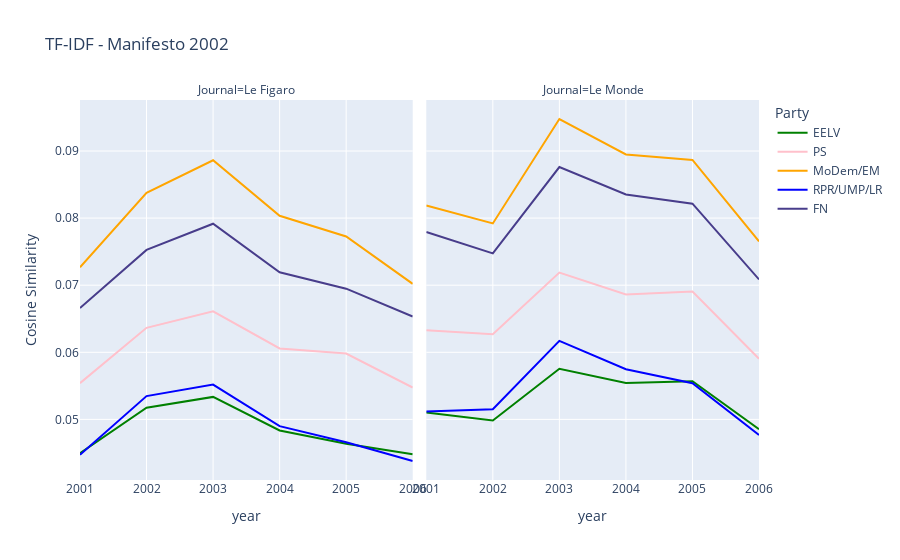

Notebook source saved alongside this figure:
### Code cell
px.line(tmp2002,
        x='annee',
        y=tmp2002.columns[3:],
        facet_col='partyname',
        labels={'partyname':'Journal','variable':'Party','value':'Cosine Similarity','annee':'year'},
        title='TF-IDF - Manifesto 2002',
        color_discrete_map=dict_color
       )

### Figure 1 — Plotly figure (JSON) as saved in the notebook; plotly's stock layout.template omitted (floating-point values rounded to 4 significant figures)
{"data": [{"hovertemplate": "Party=EELV<br>Journal=Le Figaro<br>year=%{x}<br>Cosine Similarity=%{y}<extra></extra>", "legendgroup": "EELV", "line": {"color": "green", "dash": "solid"}, "marker": {"symbol": "circle"}, "mode": "lines", "name": "EELV", "orientation": "v", "showlegend": true, "type": "scatter", "x": [2001, 2002, 2003, 2004, 2005, 2006], "xaxis": "x", "y": [0.04497, 0.05173, 0.05335, 0.04835, 0.04637, 0.0448], "yaxis": "y"}, {"hovertemplate": "Party=EELV<br>Journal=Le Monde<br>year=%{x}<br>Cosine Similarity=%{y}<extra></extra>", "legendgroup": "EELV", "line": {"color": "green", "dash": "solid"}, "marker": {"symbol": "circle"}, "mode": "lines", "name": "EELV", "orientation": "v", "showlegend": false, "type": "scatter", "x": [2001, 2002, 2003, 2004, 2005, 2006], "xaxis": "x2", "y": [0.05104, 0.04985, 0.05754, 0.05542, 0.05568, 0.04854], "yaxis": "y2"}, {"hovertemplate": "Party=PS<br>Journal=Le Figaro<br>year=%{x}<br>Cosine Similarity=%{y}<extra></extra>", "legendgroup": "PS", "line": {"color": "pink", "dash": "solid"}, "marker": {"symbol": "circle"}, "mode": "lines", "name": "PS", "orientation": "v", "showlegend": true, "type": "scatter", "x": [2001, 2002, 2003, 2004, 2005, 2006], "xaxis": "x", "y": [0.05541, 0.06365, 0.06611, 0.06058, 0.05981, 0.05475], "yaxis": "y"}, {"hovertemplate": "Party=PS<br>Journal=Le Monde<br>year=%{x}<br>Cosine Similarity=%{y}<extra></extra>", "legendgroup": "PS", "line": {"color": "pink", "dash": "solid"}, "marker": {"symbol": "circle"}, "mode": "lines", "name": "PS", "orientation": "v", "showlegend": false, "type": "scatter", "x": [2001, 2002, 2003, 2004, 2005, 2006], "xaxis": "x2", "y": [0.0633, 0.0627, 0.07187, 0.06861, 0.06906, 0.05903], "yaxis": "y2"}, {"hovertemplate": "Party=MoDem/EM<br>Journal=Le Figaro<br>year=%{x}<br>Cosine Similarity=%{y}<extra></extra>", "legendgroup": "MoDem/EM", "line": {"color": "orange", "dash": "solid"}, "marker": {"symbol": "circle"}, "mode": "lines", "name": "MoDem/EM", "orientation": "v", "showlegend": true, "type": "scatter", "x": [2001, 2002, 2003, 2004, 2005, 2006], "xaxis": "x", "y": [0.07266, 0.08375, 0.08862, 0.08034, 0.07727, 0.07021], "yaxis": "y"}, {"hovertemplate": "Party=MoDem/EM<br>Journal=Le Monde<br>year=%{x}<br>Cosine Similarity=%{y}<extra></extra>", "legendgroup": "MoDem/EM", "line": {"color": "orange", "dash": "solid"}, "marker": {"symbol": "circle"}, "mode": "lines", "name": "MoDem/EM", "orientation": "v", "showlegend": false, "type": "scatter", "x": [2001, 2002, 2003, 2004, 2005, 2006], "xaxis": "x2", "y": [0.08188, 0.0792, 0.09477, 0.08949, 0.08866, 0.07652], "yaxis": "y2"}, {"hovertemplate": "Party=RPR/UMP/LR<br>Journal=Le Figaro<br>year=%{x}<br>Cosine Similarity=%{y}<extra></extra>", "legendgroup": "RPR/UMP/LR", "line": {"color": "blue", "dash": "solid"}, "marker": {"symbol": "circle"}, "mode": "lines", "name": "RPR/UMP/LR", "orientation": "v", "showlegend": true, "type": "scatter", "x": [2001, 2002, 2003, 2004, 2005, 2006], "xaxis": "x", "y": [0.04474, 0.05348, 0.05519, 0.04899, 0.04659, 0.0438], "yaxis": "y"}, {"hovertemplate": "Party=RPR/UMP/LR<br>Journal=Le Monde<br>year=%{x}<br>Cosine Similarity=%{y}<extra></extra>", "legendgroup": "RPR/UMP/LR", "line": {"color": "blue", "dash": "solid"}, "marker": {"symbol": "circle"}, "mode": "lines", "name": "RPR/UMP/LR", "orientation": "v", "showlegend": false, "type": "scatter", "x": [2001, 2002, 2003, 2004, 2005, 2006], "xaxis": "x2", "y": [0.05117, 0.05151, 0.0617, 0.05748, 0.05539, 0.04767], "yaxis": "y2"}, {"hovertemplate": "Party=FN<br>Journal=Le Figaro<br>year=%{x}<br>Cosine Similarity=%{y}<extra></extra>", "legendgroup": "FN", "line": {"color": "darkslateblue", "dash": "solid"}, "marker": {"symbol": "circle"}, "mode": "lines", "name": "FN", "orientation": "v", "showlegend": true, "type": "scatter", "x": [2001, 2002, 2003, 2004, 2005, 2006], "xaxis": "x", "y": [0.06658, 0.07526, 0.07916, 0.07193, 0.06948, 0.06534], "yaxis": "y"}, {"hovertemplate": "Party=FN<br>Journal=Le Monde<br>year=%{x}<br>Cosine Similarity=%{y}<extra></extra>", "legendgroup": "FN", "line": {"color": "darkslateblue", "dash": "solid"}, "marker": {"symbol": "circle"}, "mode": "lines", "name": "FN", "orientation": "v", "showlegend": false, "type": "scatter", "x": [2001, 2002, 2003, 2004, 2005, 2006], "xaxis": "x2", "y": [0.07793, 0.07473, 0.0876, 0.08352, 0.08215, 0.07086], "yaxis": "y2"}], "layout": {"annotations": [{"font": {}, "showarrow": false, "text": "Journal=Le Figaro", "x": 0.245, "xanchor": "center", "xref": "paper", "y": 1, "yanchor": "bottom", "yref": "paper"}, {"font": {}, "showarrow": false, "text": "Journal=Le Monde", "x": 0.755, "xanchor": "center", "xref": "paper", "y": 1, "yanchor": "bottom", "yref": "paper"}], "legend": {"title": {"text": "Party"}, "tracegroupgap": 0}, "title": {"text": "TF-IDF - Manifesto 2002"}, "xaxis": {"anchor": "y", "domain": [0, 0.49], "title": {"text": "year"}}, "xaxis2": {"anchor": "y2", "domain": [0.51, 1], "matches": "x", "title": {"text": "year"}}, "yaxis": {"anchor": "x", "domain": [0, 1], "title": {"text": "Cosine Similarity"}}, "yaxis2": {"anchor": "x2", "domain": [0, 1], "matches": "y", "showticklabels": false}}}
